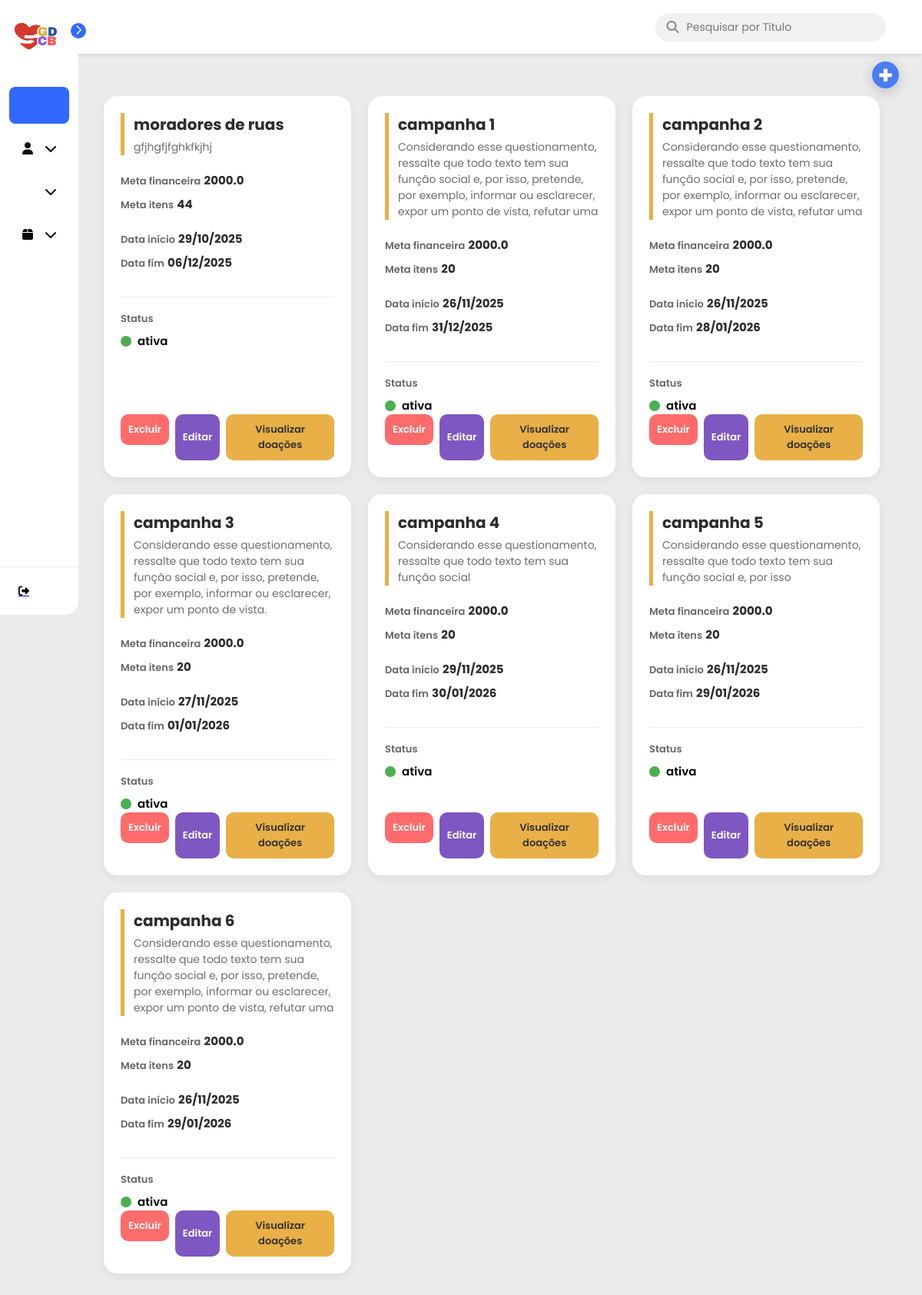
Before: /campanhas/ativas with the older database file.
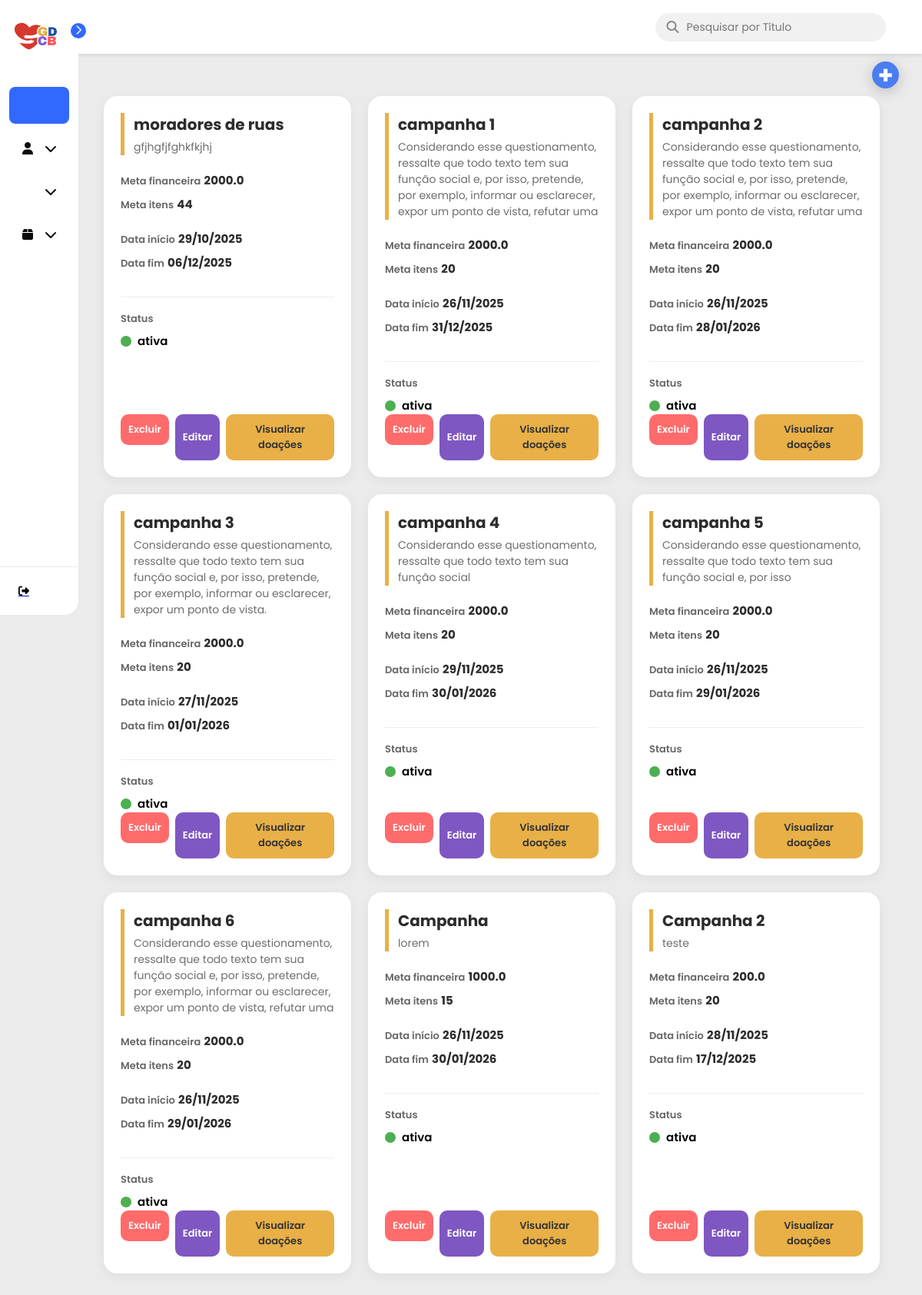
After: the same page with the newer database file.
### models.py (models this page shows)
class Campanha(SQLModel, table=True):
    __tablename__ = "campanhas"
    id: Optional[int] = Field(default=None, primary_key=True)
    titulo: str
    descricao: str
    meta_financeira: float | None = None
    meta_itens: int | None = None
    data_inicio: Optional[date]
    data_fim: Optional[date]
    status: str
    data_criacao: date = Field(default_factory=date.today)
    categoria_id: Optional[int] = Field(default=None, foreign_key="categorias.id")
    admin_id: int = Field(foreign_key="admin.id")
    admin: Optional["Admin"] = Relationship(back_populates="campanhas")
    doacoes: List["Doacao"] = Relationship(back_populates="campanha")
    relatorios: List["Relatorio"] = Relationship(back_populates="campanha")

### controllers/campanhas.py (the view)
@router.get("/ativas", response_class=HTMLResponse, name="listar_campanhas_ativas")
def listar_campanhas_ativas(request: Request, session: Session = Depends(get_session)):
    campanhas = session.exec(
        select(Campanha).where(Campanha.status.ilike("ativa"))
    ).all()
    return templates.TemplateResponse(
        "card_campanha.html",
        {"request": request, "campanhas": campanhas}
    )

### templates/card_campanha.html (shortened to what this page needs)
{% extends 'base.html' %}
{% block head %}
    <link rel="stylesheet" href="{{ url_for('static', path='/card_campanha.css') }}">
    <link rel="stylesheet" href="{{ url_for('static', path='/cadastro_campanha.css') }}">
{% endblock %}
{% block content %}
    <div class="top-actions" style="margin-bottom: 20px;">
        <button id="openModalBtn" class="btn-add" style="padding: 10px 15px; cursor: pointer;">
            +
        </button>
    </div>
    <div class="cards-container">
        {% for campanha in campanhas %}
            <div class="card-campanha">
                <div class="card-header">
                    <h3 class="campanha-titulo">{{ campanha.titulo }}</h3>
                    <p class="campanha-descricao">{{ campanha.descricao }}</p>
                </div>
                <div class="card-body">
                    <div class="info-bloco metas">
                        <div class="info-item">
                            <span class="label">Meta financeira</span>
                            <span class="valor">{{ campanha.meta_financeira }}</span>
                        </div>
                        <div class="info-item">
                            <span class="label">Meta itens</span>
                            <span class="valor">{{ campanha.meta_itens }}</span>
                        </div>
                    </div>
                    <div class="info-bloco datas">
                        <div class="info-item">
                            <span class="label">Data início</span>
                            <span class="valor-data">{{ campanha.data_inicio.strftime('%d/%m/%Y') if campanha.data_inicio else '-' }}</span>
                        </div>
                        <div class="info-item">
                            <span class="label">Data fim</span>
                            <span class="valor-data">{{ campanha.data_fim.strftime('%d/%m/%Y') if campanha.data_fim else '-' }}</span>
                        </div>
                    </div>
                    <div class="info-bloco status-row">
                        <span class="label">Status</span>
                        <div class="status-display">
                            <div class="status-indicator {{ campanha.status | lower }}"></div>
                            <span class="status-texto">{{ campanha.status }}</span>
                        </div>
                    </div>
                </div>
                <div class="card-footer">
                    <form action="/campanhas/deletar/{{ campanha.id }}" method="post" style="display: inline;">
                        <button type="submit" class="btn btn-excluir" onclick="return confirm('Tem certeza que deseja EXCLUIR a campanha {{ campanha.titulo }}?')">
                            Excluir
                        </button>
                    </form>
                    <button
                            class="btn btn-editar"
                            onclick="openEditModal(
                                {{ campanha.id }},
                                '{{ campanha.titulo }}',
                                '{{ campanha.descricao }}',
                                {{ campanha.meta_financeira }},
                                {{ campanha.meta_itens }},
                                '{{ campanha.data_inicio.strftime('%Y-%m-%d') if campanha.data_inicio else '' }}',
                                '{{ campanha.data_fim.strftime('%Y-%m-%d') if campanha.data_fim else '' }}',
                                '{{ campanha.status }}'
                            )">
                        Editar
                    </button>
                    <button class="btn btn-visualizar">Visualizar doações</button>
                </div>
            </div>
        {% endfor %}
    </div>
{% endblock %}

### templates/base.html (shortened to what this page needs)
<!DOCTYPE html>
<html lang="pt-br">
<head>
    <link rel="stylesheet" href="https://cdnjs.cloudflare.com/ajax/libs/font-awesome/6.5.1/css/all.min.css" />
    <link rel="stylesheet" href="{{ url_for('static', path='/base.css') }}">
    <link href='https://cdn.boxicons.com/fonts/basic/boxicons.min.css' rel='stylesheet'>
    {% block head %}{% endblock %}
</head>
<body>
    <header class="top-header">
        <div class="search-bar">
            <i class="fa-solid fa-magnifying-glass search-icon"></i>
            <input
                id="searchInput"
                type="text"
                placeholder="Pesquisar por Título "
                value="{{ request.query_params.get('search') if request.query_params.get('search') else '' }}"
            >
        </div>
    </header>
    <nav id="sidebar">
        <div id="sidebar_content">
            <div id="user">
                <a href="{{ url_for('dashboard') }}">
                    <img src="../static/assets/logo.png" id="user_avatar" alt="Avatar">
                </a>
            </div>
            <ul id="side_items">
                <li class="side-item active">
                    <a href="{{ url_for('dashboard') }}">
                        <i class='bx  bx-home'></i>
                    </a>
                </li>
                <li class="side-item has-submenu">
                    <a href="#" class="submenu-toggle">
                        <i class="fa-solid fa-user"></i>
                        <i class="fa-solid fa-chevron-down arrow"></i>
                    </a>
                </li>
                <li class="side-item has-submenu">
                    <a href="#" class="submenu-toggle">
                        <i class='bx  bxs-handshake' style='color:#050404; font-size: 22px;'></i>
                        <i class="fa-solid fa-chevron-down arrow"></i>
                    </a>
                </li>
                <li class="side-item has-submenu">
                    <a href="#" class="submenu-toggle">
                        <i class="fa-solid fa-box"></i>
                        <i class="fa-solid fa-chevron-down arrow"></i>
                    </a>
                </li>
            </ul>
            <button id="open_btn">
                <i id="open_btn_icon" class="fa-solid fa-chevron-right"></i>
            </button>
        </div>
        <div id="logout">
            <a href="{{ url_for('logout') }}">
                <button id="logout_btn">
                    <i class="fa-solid fa-right-from-bracket"></i>
                </button>
            </a>
        </div>
    </nav>
    <main>
        {% block content %}
        {% endblock %}
    </main>
</body>
</html>

### static/base.css (style rules this page uses)
* { margin: 0; padding: 0; box-sizing: border-box; font-family: 'Poppins', sans-serif; }
body { display: flex; min-height: 100vh; background-color: #ebebeb; }
#sidebar { display: flex; flex-direction: column; justify-content: space-between; background-color: #ffffff; height: 100vh; border-radius: 0px 18px 18px 0px; position: fixed; left: 0; top: 0; transition: all .5s; min-width: 82px; z-index: 20; }
#sidebar_content { padding: 12px; }
#user { display: flex; align-items: center; gap: 8px; margin-bottom: 24px; }
#user_avatar { width: 70px; height: 70px; object-fit: cover; border-radius: 20px; }
#side_items { display: flex; flex-direction: column; gap: 8px; list-style: none; }
.side-item { border-radius: 8px; padding: 14px; cursor: pointer; }
.side-item.active { background-color: #3168ff; }
.side-item a { text-decoration: none; display: flex; align-items: center; justify-content: center; color: #0a0a0a; }
.side-item.active a { color: #e3e9f7; }
.side-item a i { display: flex; align-items: center; justify-content: center; width: 20px; height: 20px; }
#logout { border-top: 1px solid #e3e9f7; padding: 12px; }
#logout_btn { border: none; padding: 12px; font-size: 14px; display: flex; gap: 20px; align-items: center; border-radius: 8px; text-align: start; cursor: pointer; background-color: transparent; }
#open_btn { position: absolute; top: 30px; right: -10px; background-color: #3168ff; color: #e3e9f7; border-radius: 100%; width: 20px; height: 20px; border: none; cursor: pointer; }
#open_btn_icon { transition: transform .3s ease; }
.has-submenu .arrow { margin-left: auto; transition: transform 0.3s; }
.top-header { background-color: #ffffff; padding: 15px 30px; display: flex; justify-content: space-between; align-items: center; position: fixed; top: 0; right: 0; left: 82px; height: 70px; box-shadow: 0 2px 5px rgba(0, 0, 0, 0.1); z-index: 10; transition: left 0.5s; }
.search-bar { display: flex; align-items: center; background-color: #f1f1f1; border-radius: 20px; padding: 8px 15px; width: 300px; margin-left: 70%; }
.search-bar input { border: none; background-color: transparent; outline: none; margin-left: 10px; font-size: 14px; width: 100%; }
.search-bar .search-icon { color: #888; }
main { padding: 100px 30px 30px 30px; margin-left: 0; padding-left: 110px; width: 100%; }

### static/card_campanha.css (style rules this page uses)
.top-actions { position: fixed; top: 80px; right: 30px; z-index: 999; margin-bottom: 20px; }
.btn-add { width: 35px; height: 35px; display: flex; align-items: center; justify-content: center; background-color: #4a7df2; color: #fff; border: none; border-radius: 50%; font-size: 32px; font-weight: 700; cursor: pointer; transition: transform .2s ease, background .2s ease; box-shadow: 0px 4px 18px rgba(0,0,0,0.20); }
.cards-container { display: grid; grid-template-columns: repeat(auto-fill, minmax(300px, 1fr)); gap: 22px; padding: 25px; }
.card-campanha { background: #ffffff; border-radius: 18px; padding: 22px; display: flex; flex-direction: column; min-height: 330px; box-shadow: 0 4px 14px rgba(0, 0, 0, 0.06); transition: transform .15s ease, box-shadow .2s ease; }
.card-header { border-left: 5px solid #E8B047; padding-left: 12px; margin-bottom: 20px; }
.campanha-titulo { font-size: 20px; font-weight: 700; margin: 0; color: #2c2c2c; }
.campanha-descricao { font-size: 14px; color: #6d6d6d; margin-top: 4px; }
.card-body { display: flex; flex-direction: column; gap: 14px; }
.info-item { margin-bottom: 6px; }
.label { font-size: 13px; font-weight: 600; color: #666; }
.valor, .valor-data { font-size: 15px; font-weight: 700; color: #2c2c2c; }
.status-row { margin-top: 12px; padding-top: 14px; border-top: 1px solid #eee; }
.status-display { display: flex; align-items: center; gap: 8px; margin-top: 6px; }
.status-indicator { width: 14px; height: 14px; border-radius: 50%; }
.status-indicator.ativa { background: #4CAF50; }
.status-texto { font-size: 15px; font-weight: 600; }
.card-footer { margin-top: auto; display: flex; justify-content: space-between; gap: 8px; }
.btn { padding: 10px 10px; border: none; border-radius: 10px; font-size: 13px; font-weight: 600; cursor: pointer; transition: background .2s ease, transform .15s ease; }
.btn-excluir { background: #ff6b6b; color: #fff; }
.btn-editar { background: #7e57c2; color: #fff; }
.btn-visualizar { background: #e8b047; color: #333; }

Changed rows visible on the page:
added Campanha: titulo "Campanha", descricao "lorem", meta_financeira "1000.0", meta_itens "15", data_inicio "26/11/2025", data_fim "30/01/2026", status "ativa"
added Campanha: titulo "Campanha 2", descricao "teste", meta_financeira "200.0", meta_itens "20", data_inicio "28/11/2025", data_fim "17/12/2025", status "ativa"
